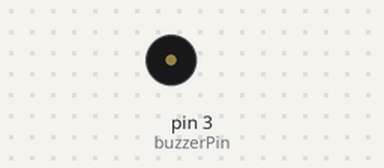
Bench run of a sketch on a simulated Arduino Uno, built with avr-gcc and run on an emulated ATmega328P. Shown: buzzer (waves = sounding).

Above: at 0.87 s.
At 1.3 s:
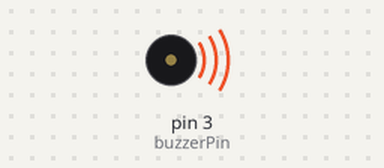
Timing chart, 0 to 3.0 s (numbered marks = the images above):
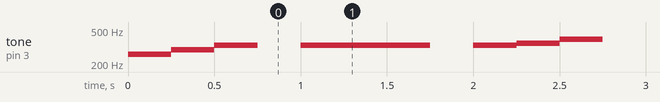

Measured:
- by itself, tone on pin 3 (buzzerPin): plays 261 Hz for 0.25 s, 294 Hz for 0.25 s, 331 Hz for 0.25 s, 331 Hz for 0.75 s, 331 Hz for 0.25 s, 348 Hz for 0.25 s … (260 notes in this stretch)

The sketch:

passive_buzzer_with_pwm_and_tone.ino
```cpp
const int buzzerPin = 3;

void setup() {
  pinMode(buzzerPin, OUTPUT);
}

const int DO = 261;
const int RE = 294;
const int MI = 331;
const int FA = 348;
const int SOL = 392;
const int LA = 441;
const int SI = 496;

const int SHORT = 250;

void playNote(int noteFrequency) {
  tone(buzzerPin, noteFrequency, SHORT);
  delay(SHORT);
}

void loop() {
  playNote(DO);
  playNote(RE);
  playNote(MI);
  delay(SHORT);
  playNote(MI);
  playNote(MI);
  playNote(MI);
  delay(SHORT);
  playNote(MI);
  playNote(FA);
  playNote(SOL);
  delay(SHORT);
  playNote(SOL);
  playNote(SOL);
  playNote(SOL);
  delay(SHORT);
  playNote(FA);
  playNote(MI);
  playNote(RE);
  delay(SHORT);
  playNote(RE);
  playNote(RE);
  playNote(RE);
  delay(SHORT);
  playNote(MI);
  playNote(RE);
  playNote(DO);
  delay(SHORT);
  playNote(DO);
  playNote(DO);
  playNote(DO);
  delay(SHORT);
}
```
